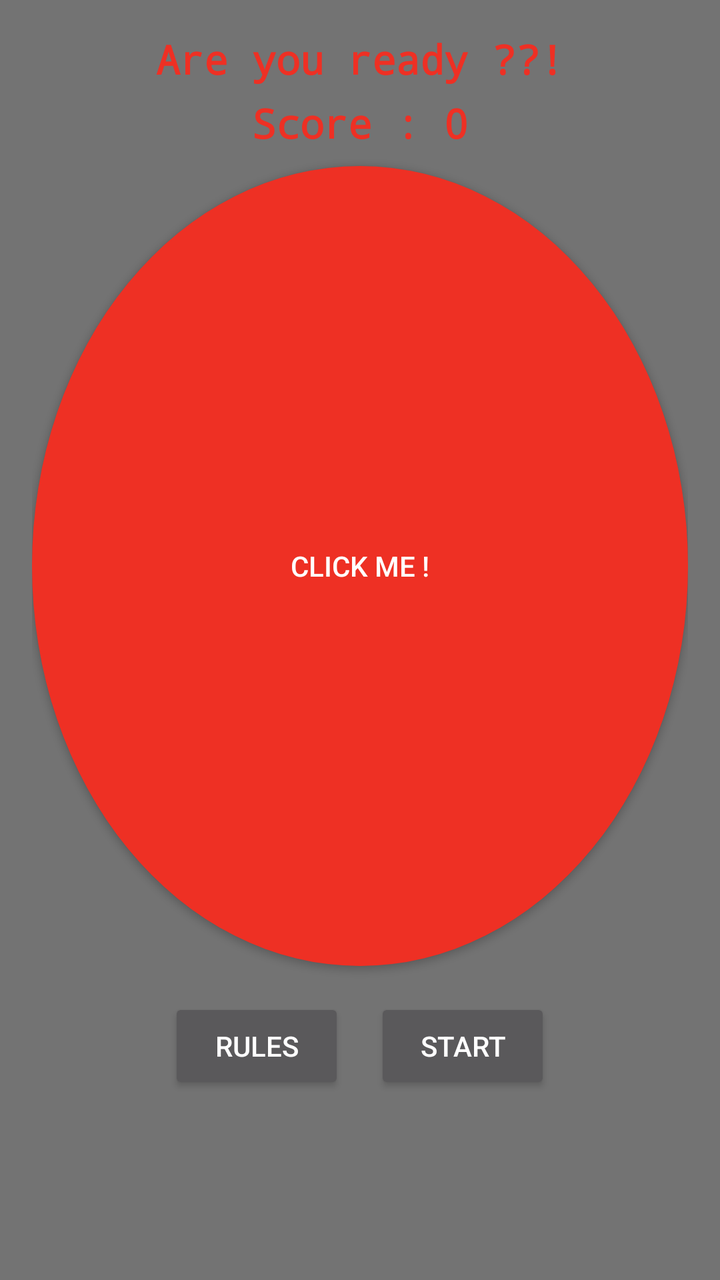
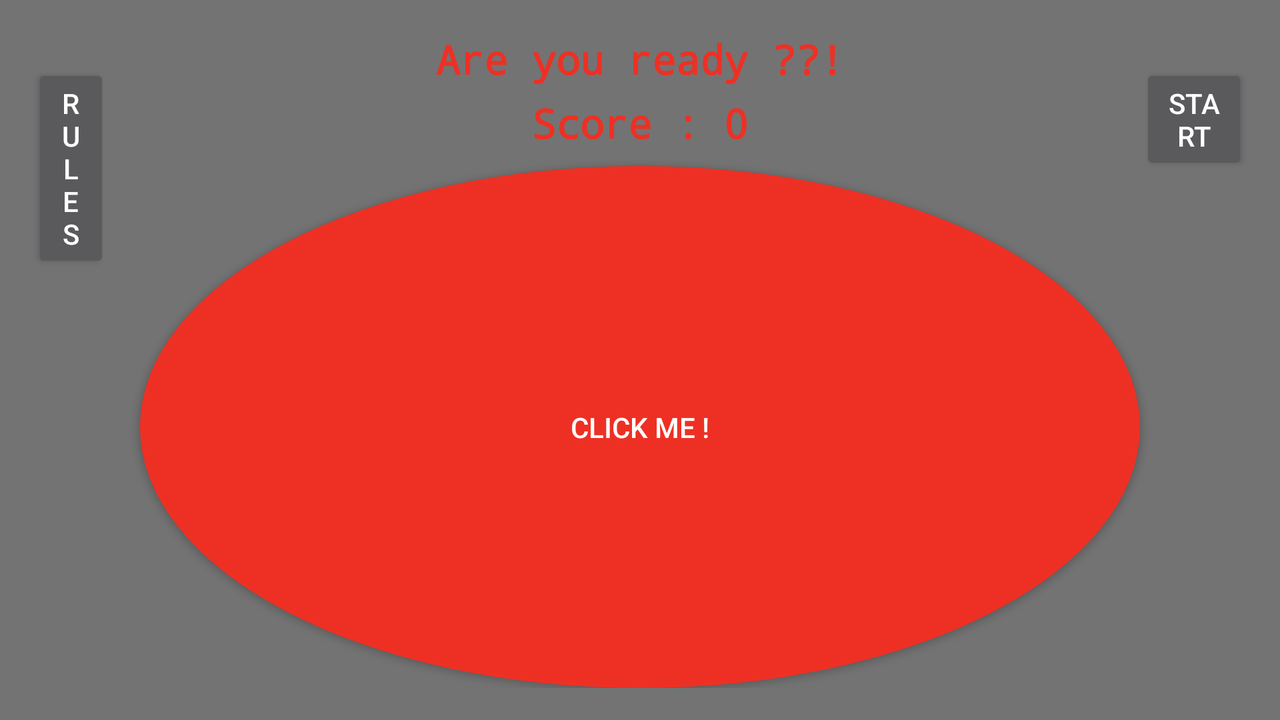

Two renders of one Android screen. The first uses the default layout on a phone; the second uses the alternative layout the repository ships for a different screen configuration, on a matching device. The two XML files are below.
<!-- AndroidManifest.xml: application theme AppTheme -->
<!-- res/layout/content_main.xml -->
<?xml version="1.0" encoding="utf-8"?>
<RelativeLayout xmlns:android="http://schemas.android.com/apk/res/android"
    xmlns:tools="http://schemas.android.com/tools"
    xmlns:app="http://schemas.android.com/apk/res-auto" android:layout_width="match_parent"
    android:layout_height="match_parent" android:paddingLeft="@dimen/activity_horizontal_margin"
    android:paddingRight="@dimen/activity_horizontal_margin"
    android:paddingTop="@dimen/activity_vertical_margin"
    android:paddingBottom="@dimen/activity_vertical_margin"
    android:orientation="horizontal"
    app:layout_behavior="@string/appbar_scrolling_view_behavior"
    tools:showIn="@layout/activity_main" tools:context=".MainActivity">



    <TextView
        android:id="@+id/ready"
        android:textStyle="bold"
        android:typeface="monospace"
        android:text="@string/ready"
        android:layout_width="fill_parent"
        android:layout_height="wrap_content"
        android:textSize="20sp"
        android:gravity="center_horizontal"
        android:textColor="@color/chronometer_background"
        android:layout_alignParentEnd="false"
        android:layout_alignParentStart="false"
        android:layout_alignParentLeft="true"
        android:layout_alignParentRight="true"
        android:layout_centerHorizontal="true"
        android:layout_marginBottom="5dp"/>
    <TextView
        android:id="@+id/score"
        android:textStyle="bold"
        android:typeface="monospace"
        android:text="@string/score"
        android:layout_width="fill_parent"
        android:layout_height="wrap_content"
        android:layout_below="@id/ready"
        android:textSize="20sp"
        android:gravity="center_horizontal"
        android:textColor="@color/chronometer_background"
        android:layout_alignParentEnd="false"
        android:layout_alignParentStart="false"
        android:layout_alignParentLeft="true"
        android:layout_alignParentRight="true"
        android:layout_centerHorizontal="true"
        android:layout_marginBottom="8dp"/>


    <Button
        android:background="@drawable/round_button"
        android:text="@string/play"
        android:id="@+id/btn_play"
        android:onClick="btnPlay"
        android:layout_width="@dimen/button_width"
        android:layout_height="@dimen/button_height"
        android:gravity="center"
        android:layout_below="@id/score"
        android:layout_centerHorizontal="true" />


    <LinearLayout
        android:layout_marginTop="16dp"
        android:layout_below="@id/btn_play"
        android:layout_width="fill_parent"
        android:orientation="horizontal"
        android:layout_height="wrap_content" android:gravity="center_vertical|center_horizontal">
        <Button
            android:id="@+id/btn_rules"
            android:layout_width="wrap_content"
            android:layout_height="wrap_content"
            android:onClick="btnRules"
            android:text="@string/rules"
            android:clickable="true"
            android:layout_marginRight="15dp"
            />
        <Button
            android:id="@+id/btn_start"
            android:layout_toRightOf="@id/btn_rules"
            android:layout_width="wrap_content"
            android:layout_height="wrap_content"
            android:text="@string/start"
            android:clickable="true"
            android:onClick="btnStart"
            />
    </LinearLayout>

</RelativeLayout>
<!-- resources referenced by this layout -->
<resources>
  <color name="chronometer_background">#ee3024</color>
  <dimen name="activity_horizontal_margin">16dp</dimen>
  <dimen name="activity_vertical_margin">16dp</dimen>
  <dimen name="button_height">400dp</dimen>
  <dimen name="button_width">500dp</dimen>
  <!-- drawable round_button (drawable) -->
  <?xml version="1.0" encoding="utf-8"?>
  <selector xmlns:android="http://schemas.android.com/apk/res/android">
      <item android:state_pressed="false">
          <shape android:shape="oval">
              <solid android:color="#EE3024"/>
          </shape>
      </item>
      <item android:state_pressed="true">
          <shape android:shape="oval">
              <solid android:color="#FFC7281E"/>
          </shape>
      </item>
  </selector>
  <string name="play">Click me !</string>
  <string name="ready">Are you ready ??!</string>
  <string name="rules">Rules</string>
  <string name="score">Score : 0</string>
  <string name="start">Start</string>
  <!-- from res/values-v21/ -->
  <style name="AppTheme" parent="Theme.AppCompat.NoActionBar">
          
          <item name="colorPrimary">@color/colorPrimary</item>
          <item name="colorPrimaryDark">@color/colorPrimaryDark</item>
          <item name="colorAccent">@color/colorAccent</item>
          <item name="android:colorBackground">@color/background_material_dark</item>
          <item name="android:statusBarColor">@color/colorPrimaryDark</item>
      </style>
  <color name="colorPrimary">#ee3024</color>
  <color name="colorPrimaryDark">#000000</color>
  <color name="colorAccent">#ee3024</color>
  <color name="background_material_dark">#737373</color>
</resources>
<!-- res/layout-land/content_main.xml (the author's variant of the layout above) -->
<!-- drawn on the phone turned sideways -->
<?xml version="1.0" encoding="utf-8"?>
<RelativeLayout xmlns:android="http://schemas.android.com/apk/res/android"
    xmlns:tools="http://schemas.android.com/tools"
    xmlns:app="http://schemas.android.com/apk/res-auto" android:layout_width="match_parent"
    android:layout_height="match_parent" android:paddingLeft="@dimen/activity_horizontal_margin"
    android:paddingRight="@dimen/activity_horizontal_margin"
    android:paddingTop="@dimen/activity_vertical_margin"
    android:paddingBottom="@dimen/activity_vertical_margin"
    android:orientation="horizontal"
    app:layout_behavior="@string/appbar_scrolling_view_behavior"
    tools:showIn="@layout/activity_main" tools:context=".MainActivity">


    <TextView
        android:id="@+id/ready"
        android:textStyle="bold"
        android:typeface="monospace"
        android:text="@string/ready"
        android:layout_width="fill_parent"
        android:layout_height="wrap_content"
        android:textSize="20sp"
        android:gravity="center_horizontal"
        android:textColor="@color/chronometer_background"
        android:layout_alignParentEnd="false"
        android:layout_alignParentStart="false"
        android:layout_alignParentLeft="true"
        android:layout_alignParentRight="true"
        android:layout_centerHorizontal="true"
        android:layout_marginBottom="5dp"/>
    <TextView
        android:id="@+id/score"
        android:textStyle="bold"
        android:typeface="monospace"
        android:text="@string/score"
        android:layout_width="fill_parent"
        android:layout_height="wrap_content"
        android:layout_below="@id/ready"
        android:textSize="20sp"
        android:gravity="center_horizontal"
        android:textColor="@color/chronometer_background"
        android:layout_alignParentEnd="false"
        android:layout_alignParentStart="false"
        android:layout_alignParentLeft="true"
        android:layout_alignParentRight="true"
        android:layout_centerHorizontal="true"
        android:layout_marginBottom="8dp"/>


    <Button
        android:background="@drawable/round_button"
        android:text="@string/play"
        android:id="@+id/btn_play"
        android:onClick="btnPlay"
        android:layout_width="@dimen/button_width"
        android:layout_height="@dimen/button_height"
        android:gravity="center"
        android:layout_below="@id/score"
        android:layout_centerHorizontal="true" />


    <LinearLayout
        android:layout_marginTop="16dp"
        android:layout_toLeftOf="@id/btn_play"
        android:layout_width="fill_parent"
        android:orientation="horizontal"
        android:layout_height="wrap_content" android:gravity="center_vertical|center_horizontal">
        <Button
            android:id="@+id/btn_rules"
            android:layout_width="wrap_content"
            android:layout_height="wrap_content"
            android:onClick="btnRules"
            android:text="@string/rules"
            android:clickable="true"
            android:layout_marginRight="15dp"
            />
    </LinearLayout>
    <LinearLayout
        android:layout_marginTop="16dp"
        android:layout_toRightOf="@id/btn_play"
        android:layout_width="fill_parent"
        android:orientation="horizontal"
        android:layout_height="wrap_content" android:gravity="center_vertical|center_horizontal">
        <Button
            android:id="@+id/btn_start"
            android:layout_width="wrap_content"
            android:layout_height="wrap_content"
            android:text="@string/start"
            android:onClick="btnStart"
            android:clickable="true"
            />

    </LinearLayout>


</RelativeLayout>
